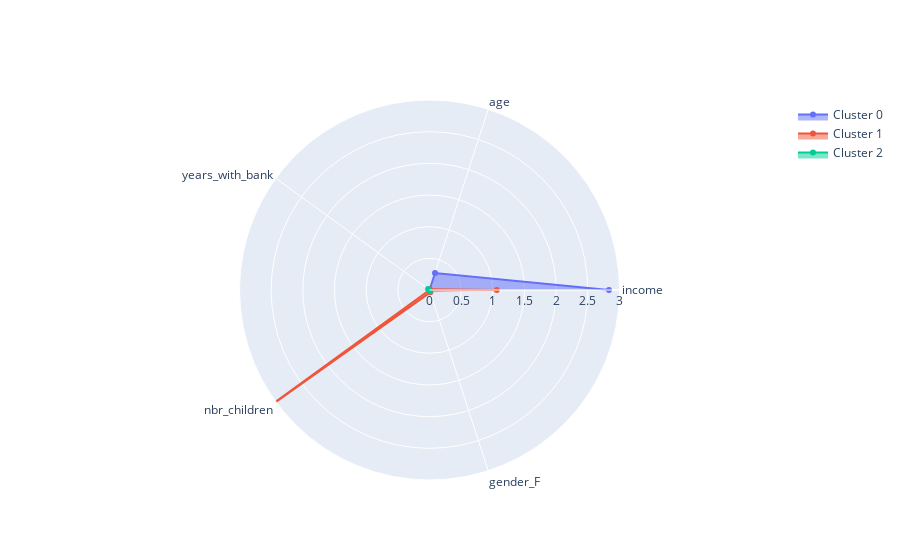

Notebook code for this chart:
### Code cell
features = list(means2.columns)

fig = go.Figure()

clusters=[0,1,2]

for c in clusters:
    fig.add_trace(go.Scatterpolar(
          r=list(means2.loc[c]),
          theta=features,
          fill='toself',
          name='Cluster '+str(c)
    ))

fig.update_layout(
      polar=dict(
        radialaxis=dict(
          visible=True,
          range=[0, 3]
        )),
      showlegend=True
    )

fig.show()

### Figure 1 — Plotly figure (JSON) as saved in the notebook; plotly's stock layout.template omitted (floating-point values rounded to 4 significant figures)
{"data": [{"fill": "toself", "name": "Cluster 0", "r": [2.833, 0.2827, -0.4074, 0.01126, -0.4557], "theta": ["income", "age", "years_with_bank", "nbr_children", "gender_F "], "type": "scatterpolar"}, {"fill": "toself", "name": "Cluster 1", "r": [1.062, 0.01073, -0.2804, 3.361, 0.03903], "theta": ["income", "age", "years_with_bank", "nbr_children", "gender_F "], "type": "scatterpolar"}, {"fill": "toself", "name": "Cluster 2", "r": [-0.1636, -0.01371, 0.02701, -0.09242, 0.02057], "theta": ["income", "age", "years_with_bank", "nbr_children", "gender_F "], "type": "scatterpolar"}], "layout": {"autosize": true, "polar": {"angularaxis": {"type": "category"}, "radialaxis": {"autorange": false, "range": [0, 3], "type": "linear", "visible": true}}, "showlegend": true}}
